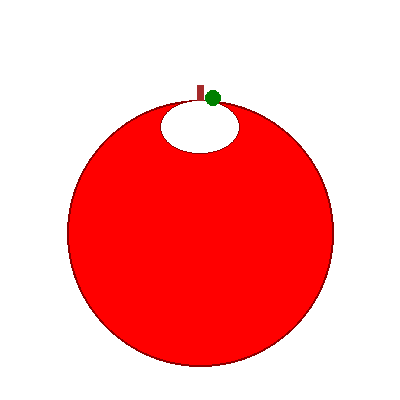
#> input picture pix2pix/src/test_apple_Apple.png, 400 x 400 px
$ python -i image_enhancer.py   (imports and definitions only)
#> lines starting #> are read from the running program, lines starting #| are printed output that depends on the picture; after the words box and inside, x2 and y2 are one past the last pixel; in counts of white or black regions, pixels touching at a corner belong together
### pix2pix/src/object_recognizer.py
"""
Intelligent Object Recognition and Generation System
Recognizes drawn objects and generates realistic, properly colored images
"""

import numpy as np
from PIL import Image, ImageDraw, ImageFilter
import cv2
from typing import Tuple, Dict, List, Optional

class ObjectRecognizer:
    def __init__(self):
        self.object_templates = self._initialize_object_templates()
        self.color_mappings = self._initialize_color_mappings()

    def _initialize_object_templates(self) -> Dict:
        """Initialize templates for common objects"""
        return {
            'apple': {
                'shape': 'round_with_stem',
                'typical_colors': [(220, 20, 60), (34, 139, 34), (255, 215, 0)],  # Red, Green, Yellow
                'size_ratio': (0.8, 1.0),  # width/height ratio
                'features': ['round', 'stem_top', 'smooth']
            },
            'car': {
                'shape': 'rectangular_with_wheels',
                'typical_colors': [(255, 0, 0), (0, 0, 255), (128, 128, 128), (0, 0, 0)],  # Red, Blue, Gray, Black
                'size_ratio': (2.0, 1.0),
                'features': ['rectangular', 'wheels', 'windows']
            },
            'house': {
                'shape': 'square_with_triangle',
                'typical_colors': [(139, 69, 19), (255, 255, 255), (220, 20, 60)],  # Brown, White, Red roof
                'size_ratio': (1.2, 1.0),
                'features': ['square_base', 'triangle_roof', 'door', 'windows']
            },
            'tree': {
                'shape': 'trunk_with_crown',
                'typical_colors': [(139, 69, 19), (34, 139, 34)],  # Brown trunk, Green leaves
                'size_ratio': (0.6, 1.5),
                'features': ['vertical_trunk', 'round_crown']
            },
            'flower': {
                'shape': 'petals_with_center',
                'typical_colors': [(255, 192, 203), (255, 255, 0), (255, 0, 255), (255, 165, 0)],  # Pink, Yellow, Magenta, Orange
                'size_ratio': (1.0, 1.0),
                'features': ['petals', 'center', 'stem']
            },
            'sun': {
                'shape': 'circle_with_rays',
                'typical_colors': [(255, 255, 0), (255, 215, 0)],  # Yellow, Gold
                'size_ratio': (1.0, 1.0),
                'features': ['circle', 'rays']
            },
            'cat': {
                'shape': 'oval_with_ears',
                'typical_colors': [(255, 165, 0), (128, 128, 128), (0, 0, 0), (255, 255, 255)],  # Orange, Gray, Black, White
                'size_ratio': (1.3, 1.0),
                'features': ['oval_body', 'triangular_ears', 'tail']
            },
            'fish': {
                'shape': 'oval_with_tail',
                'typical_colors': [(255, 165, 0), (0, 191, 255), (255, 20, 147)],  # Orange, Blue, Pink
                'size_ratio': (1.8, 1.0),
                'features': ['oval_body', 'tail_fin', 'fins']
            }
        }

    def _initialize_color_mappings(self) -> Dict:
        """Initialize natural color mappings for objects"""
        return {
            'apple': {
                'primary': (220, 20, 60),    # Red
                'secondary': (34, 139, 34),   # Green (stem/leaf)
                'highlight': (255, 182, 193), # Light red (shine)
                'shadow': (139, 0, 0)         # Dark red
            },
            'car': {
                'primary': (255, 0, 0),       # Red
                'secondary': (128, 128, 128), # Gray (wheels/details)
                'highlight': (255, 255, 255), # White (windows/lights)
                'shadow': (64, 64, 64)        # Dark gray
            },
            'house': {
                'primary': (255, 255, 255),   # White walls
                'secondary': (220, 20, 60),   # Red roof
                'highlight': (139, 69, 19),   # Brown (door/trim)
                'shadow': (105, 105, 105)     # Gray shadow
            },
            'tree': {
                'primary': (34, 139, 34),     # Green leaves
                'secondary': (139, 69, 19),   # Brown trunk
                'highlight': (144, 238, 144), # Light green
                'shadow': (0, 100, 0)         # Dark green
            },
            'flower': {
                'primary': (255, 192, 203),   # Pink petals
                'secondary': (255, 255, 0),   # Yellow center
                'highlight': (255, 255, 255), # White highlights
                'shadow': (219, 112, 147)     # Dark pink
            },
            'sun': {
                'primary': (255, 255, 0),     # Yellow
                'secondary': (255, 215, 0),   # Gold
                'highlight': (255, 255, 224), # Light yellow
                'shadow': (255, 140, 0)       # Orange
            },
            'cat': {
                'primary': (255, 165, 0),     # Orange
                'secondary': (255, 192, 203), # Pink (nose/ears)
                'highlight': (255, 255, 255), # White
                'shadow': (205, 133, 63)      # Dark orange
            },
            'fish': {
                'primary': (255, 165, 0),     # Orange
                'secondary': (0, 191, 255),   # Blue
                'highlight': (255, 255, 255), # White
                'shadow': (255, 140, 0)       # Dark orange
            }
        }

    # [100 lines left out: functions recognize_object, _analyze_shape_features, _calculate_match_score, not called in this run]

    def get_object_colors(self, object_name: str) -> Dict:
        """Get the natural colors for a recognized object"""
        return self.color_mappings.get(object_name, self.color_mappings['apple'])

    def get_object_template(self, object_name: str) -> Dict:
        """Get the template for a recognized object"""
        return self.object_templates.get(object_name, self.object_templates['apple'])

### pix2pix/src/object_generator.py
"""
Realistic Object Generator
Creates detailed, properly colored images of recognized objects
"""

import numpy as np
from PIL import Image, ImageDraw, ImageFilter, ImageEnhance
import cv2
from typing import Tuple, Dict
import math

class ObjectGenerator:
    def __init__(self):
        pass

    # [307 lines left out: functions generate_realistic_object, _generate_apple, _generate_car, _generate_house, _generate_tree, _generate_flower and 3 more, not called in this run]

### pix2pix/src/image_enhancer.py
"""
Enhanced image processing module for Pix2Pix application
Provides color enhancement, background removal, and realistic image generation
"""

import numpy as np
from PIL import Image, ImageEnhance, ImageFilter
try:
    import cv2
    CV2_AVAILABLE = True
except ImportError:
    CV2_AVAILABLE = False
try:
    from skimage import exposure, filters
    from skimage.segmentation import flood_fill
    SKIMAGE_AVAILABLE = True
except ImportError:
    SKIMAGE_AVAILABLE = False
import tensorflow as tf
from object_recognizer import ObjectRecognizer
from object_generator import ObjectGenerator

class ImageEnhancer:
    def __init__(self):
        self.background_removal_enabled = True
        self.object_recognizer = ObjectRecognizer()
        self.object_generator = ObjectGenerator()

    def enhance_colors(self, image_array):
        """Enhance colors to make them more vibrant and realistic"""
        # Convert to PIL for easier manipulation
        if isinstance(image_array, np.ndarray):
            image = Image.fromarray(image_array.astype('uint8'))
        else:
            image = image_array

        # Enhance contrast
        enhancer = ImageEnhance.Contrast(image)
        image = enhancer.enhance(1.3)

        # Enhance color saturation
        enhancer = ImageEnhance.Color(image)
        image = enhancer.enhance(1.4)

        # Enhance brightness slightly
        enhancer = ImageEnhance.Brightness(image)
        image = enhancer.enhance(1.1)

        # Apply slight sharpening
        image = image.filter(ImageFilter.UnsharpMask(radius=1, percent=120, threshold=3))

        return np.array(image)

    def remove_gray_background(self, image_array, threshold=200):
        """Remove gray/uniform background and replace with white or transparent"""
        img = image_array.copy()

        # Ensure input is uint8
        if img.dtype != np.uint8:
            img = np.clip(img, 0, 255).astype(np.uint8)

        # Convert to grayscale to detect uniform areas
        if CV2_AVAILABLE:
            gray = cv2.cvtColor(img, cv2.COLOR_RGB2GRAY)
        else:
            # Manual RGB to grayscale conversion
            gray = np.dot(img[...,:3], [0.2989, 0.5870, 0.1140]).astype(np.uint8)

        # Create mask for gray/uniform areas
        mask = np.abs(gray - np.mean(gray)) < 30  # Detect uniform areas

        # Also detect areas that are close to gray (128)
        gray_mask = np.abs(gray - 128) < 50

        # Combine masks
        background_mask = mask | gray_mask

        # Create alpha channel version
        img_rgba = np.zeros((img.shape[0], img.shape[1], 4), dtype=np.uint8)
        img_rgba[:,:,:3] = img
        img_rgba[:,:,3] = 255  # Full opacity

        # Make background transparent
        img_rgba[background_mask, 3] = 0

        # For non-transparent version, make background white
        img_white_bg = img.copy()
        img_white_bg[background_mask] = [255, 255, 255]

        return img_rgba, img_white_bg

    def apply_realistic_color_mapping(self, image_array):
        """Apply color mapping to make images look more realistic"""
        img = image_array.astype(np.float32) / 255.0

        # Apply gamma correction for more natural look
        img = np.power(img, 0.8)

        # Enhance specific color channels
        # Boost reds and oranges (skin tones, warm colors)
        red_boost = np.where(img[:,:,0] > img[:,:,1], 1.2, 1.0)
        img[:,:,0] *= red_boost

        # Enhance blues and greens (sky, nature)
        blue_green_boost = np.where((img[:,:,1] > 0.3) | (img[:,:,2] > 0.3), 1.1, 1.0)
        img[:,:,1] *= blue_green_boost
        img[:,:,2] *= blue_green_boost

        # Clip values and convert back
        img = np.clip(img * 255, 0, 255).astype(np.uint8)

        return img

    # [75 lines left out: functions create_intelligent_object, create_realistic_fallback, not called in this run]

    def process_generated_image(self, generated_image, original_drawing=None,
                              background_option="white", enhance_colors=True):
        """
        Complete processing pipeline for generated images

        Args:
            generated_image: The raw generated image from the model
            original_drawing: The original drawing (optional, for fallback)
            background_option: "white", "transparent", or "original"
            enhance_colors: Whether to apply color enhancement
        """

        try:
            # Ensure generated_image is uint8
            if generated_image.dtype != np.uint8:
                generated_image = np.clip(generated_image, 0, 255).astype(np.uint8)

            # If the image is mostly gray/uniform, use intelligent object generation
            if self._is_mostly_gray(generated_image):
                if original_drawing is not None:
                    # Use intelligent object recognition and generation
                    generated_image, object_name, confidence = self.create_intelligent_object(original_drawing)
                    print(f"Generated realistic {object_name} with confidence {confidence:.2f}")
                else:
                    # Create a simple colorful pattern
                    generated_image = self._create_colorful_pattern(generated_image.shape)

            # Ensure we still have uint8 after fallback
            if generated_image.dtype != np.uint8:
                generated_image = np.clip(generated_image, 0, 255).astype(np.uint8)

            # Apply color enhancements
            if enhance_colors:
                generated_image = self.apply_realistic_color_mapping(generated_image)
                generated_image = self.enhance_colors(generated_image)

            # Final data type check
            if generated_image.dtype != np.uint8:
                generated_image = np.clip(generated_image, 0, 255).astype(np.uint8)

            # Handle background
            if background_option == "transparent":
                img_rgba, _ = self.remove_gray_background(generated_image)
                return Image.fromarray(img_rgba, 'RGBA')
            elif background_option == "white":
                _, img_white = self.remove_gray_background(generated_image)
                return Image.fromarray(img_white, 'RGB')
            else:
                return Image.fromarray(generated_image, 'RGB')

        except Exception as e:
            # Fallback to simple processing if anything fails
            print(f"Error in image processing: {e}")
            if generated_image.dtype != np.uint8:
                generated_image = np.clip(generated_image, 0, 255).astype(np.uint8)
            return Image.fromarray(generated_image, 'RGB')

    def _is_mostly_gray(self, image_array, threshold=0.8):
        """Check if image is mostly gray/uniform"""
        # Ensure input is uint8
        if image_array.dtype != np.uint8:
            image_array = np.clip(image_array, 0, 255).astype(np.uint8)

        if CV2_AVAILABLE:
            gray = cv2.cvtColor(image_array, cv2.COLOR_RGB2GRAY)
        else:
            gray = np.dot(image_array[...,:3], [0.2989, 0.5870, 0.1140]).astype(np.uint8)
        std_dev = np.std(gray)
        return std_dev < 20  # Very low variation indicates uniform gray

    # [13 lines left out: function _create_colorful_pattern, not called in this run]

>>> import cv2
>>> picture = cv2.cvtColor(cv2.imread('test_apple_Apple.png'), cv2.COLOR_BGR2RGB)
>>> result = ImageEnhancer().process_generated_image(picture)
#> in _is_mostly_gray, `gray = cv2.cvtColor(image_array, cv2.COLOR_RGB2GRAY)`:
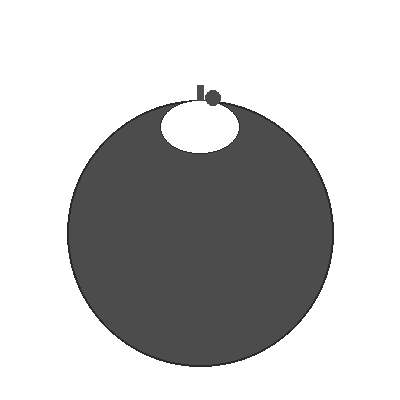
#> gray: shape (400, 400); min 42, max 255, mean 195.3
#> in _is_mostly_gray, `std_dev = np.std(gray)`: std_dev = 84.84
#> in apply_realistic_color_mapping, `red_boost = np.where(img[:,:,0] > img[:,:,1], 1.2, 1.0)`:
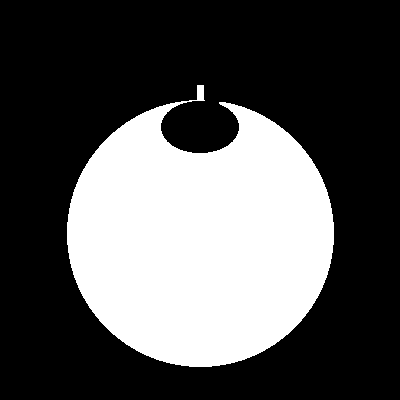
#> red_boost: shape (400, 400) float64; values 1 (black) and 1.2 (white), 33% white; 1 white region, box (x1, y1, x2, y2) and area: (67, 85, 334, 367) 52839
#> in apply_realistic_color_mapping, `img[:,:,0] *= red_boost`:
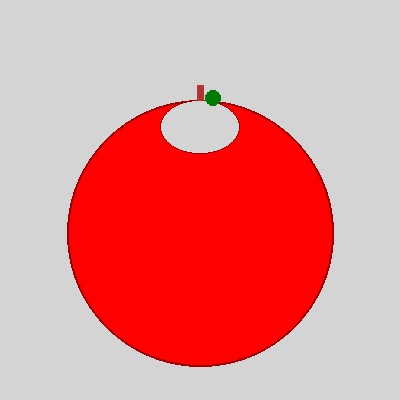
#> img: shape (400, 400, 3) float32; mean R, G, B 1.06, 0.669, 0.669; drawn with min black and max white
#> in apply_realistic_color_mapping, `img[:,:,1] *= blue_green_boost`:
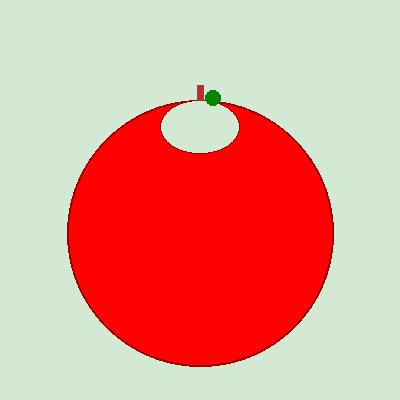
#> img: shape (400, 400, 3) float32; mean R, G, B 1.06, 0.737, 0.669; drawn with min black and max white
#> in apply_realistic_color_mapping, `img[:,:,2] *= blue_green_boost`:
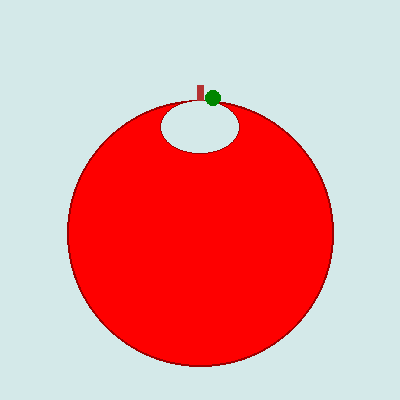
#> img: shape (400, 400, 3) float32; mean R, G, B 1.06, 0.737, 0.736; drawn with min black and max white
#> in remove_gray_background, `mask = np.abs(gray - np.mean(gray)) < 30`: mask: shape (400, 400) bool; every value is 0
#> in remove_gray_background, `gray_mask = np.abs(gray - 128) < 50`:
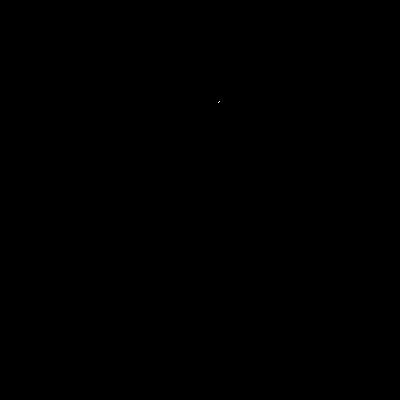
#> gray_mask: shape (400, 400) bool; 0% white in thin lines or dots, all inside (x1, y1, x2, y2) = (218, 101, 220, 103)
#> in remove_gray_background, `img_rgba[background_mask, 3] = 0`:
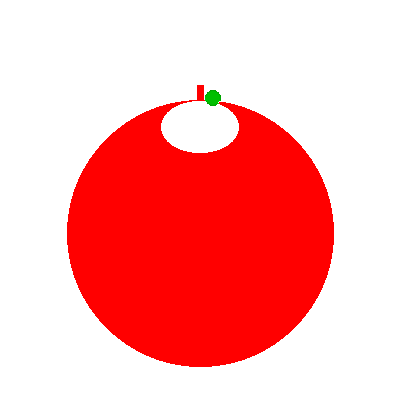
#> img_rgba: shape (400, 400, 4); mean R, G, B, A 254.7, 170.7, 170.5, 255; transparent parts drawn white
#> in remove_gray_background, `img_white_bg[background_mask] = [255, 255, 255]`: img_white_bg: shape (400, 400, 3); mean R, G, B 254.7, 170.7, 170.5
